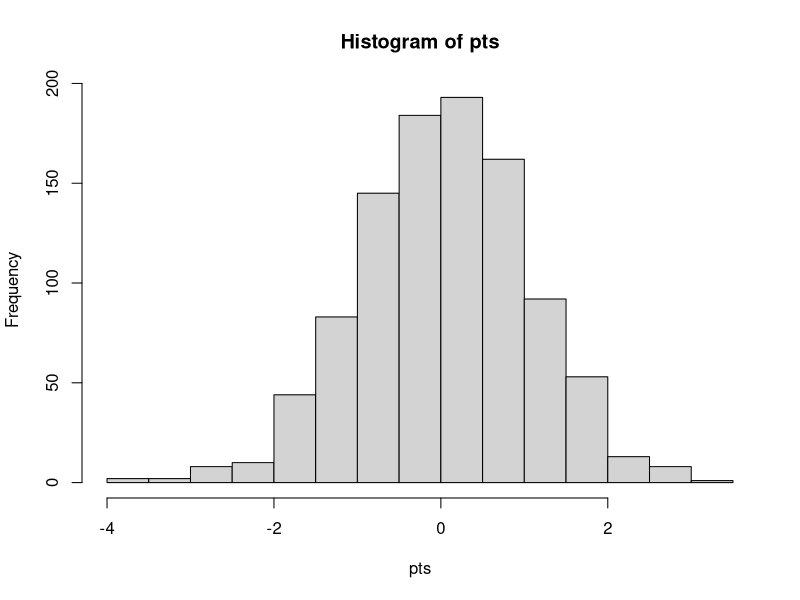
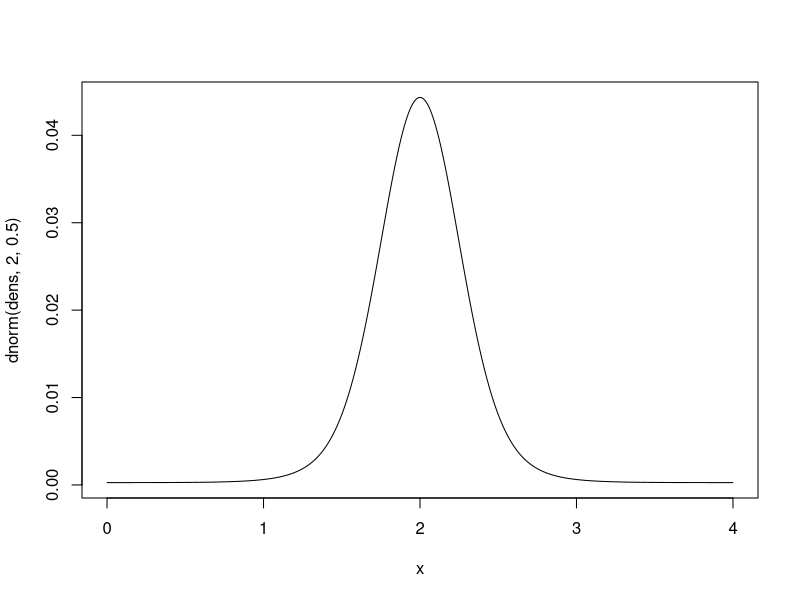

Here is the R script that generated these plots, in order:
## ---- chunk 1
norm <- rnorm(100)
head(norm)
## ---- chunk 2
#Draw a thousand random normal points
pts<-rnorm(1000)
hist(pts)
## ---- chunk 3
x<-seq(0,4,.01)
dens<-dnorm(x, 2, 0.5)
plot(x, dnorm(dens, 2, 0.5), type = "l")
## ---- chunk 4
x<-1:100
sample(x,20)
## ---- chunk 5
x<-1:100
sample(x,20,replace=TRUE)
